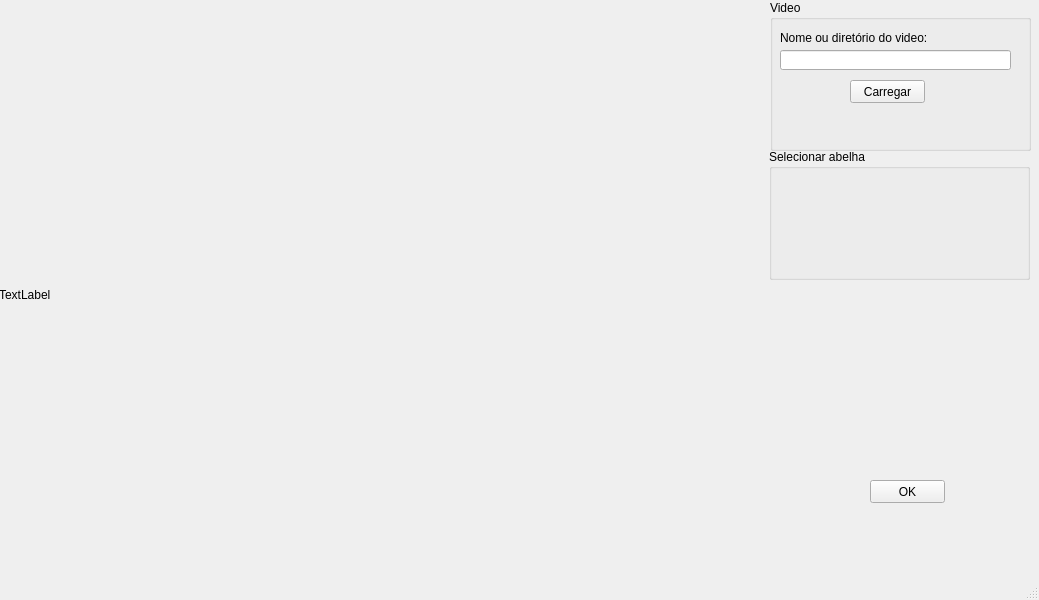
<?xml version="1.0" encoding="UTF-8"?>
<ui version="4.0">
 <class>MainWindow</class>
 <widget class="QMainWindow" name="MainWindow">
  <property name="geometry">
   <rect>
    <x>0</x>
    <y>0</y>
    <width>1039</width>
    <height>600</height>
   </rect>
  </property>
  <property name="windowTitle">
   <string>MainWindow</string>
  </property>
  <widget class="QWidget" name="centralwidget">
   <widget class="QWidget" name="gridLayoutWidget">
    <property name="geometry">
     <rect>
      <x>-1</x>
      <y>-1</y>
      <width>771</width>
      <height>591</height>
     </rect>
    </property>
    <layout class="QGridLayout" name="gridLayout">
     <item row="0" column="1">
      <widget class="QLabel" name="label_3">
       <property name="text">
        <string>TextLabel</string>
       </property>
      </widget>
     </item>
    </layout>
   </widget>
   <widget class="QPushButton" name="pushButton">
    <property name="geometry">
     <rect>
      <x>870</x>
      <y>480</y>
      <width>75</width>
      <height>23</height>
     </rect>
    </property>
    <property name="text">
     <string>OK</string>
    </property>
   </widget>
   <widget class="QGroupBox" name="groupBox">
    <property name="geometry">
     <rect>
      <x>770</x>
      <y>0</y>
      <width>261</width>
      <height>151</height>
     </rect>
    </property>
    <property name="title">
     <string>Video</string>
    </property>
    <widget class="QPushButton" name="pushButton_2">
     <property name="geometry">
      <rect>
       <x>80</x>
       <y>80</y>
       <width>75</width>
       <height>23</height>
      </rect>
     </property>
     <property name="text">
      <string>Carregar</string>
     </property>
    </widget>
    <widget class="QLabel" name="label">
     <property name="geometry">
      <rect>
       <x>10</x>
       <y>30</y>
       <width>221</width>
       <height>16</height>
      </rect>
     </property>
     <property name="text">
      <string>Nome ou diretório do video:</string>
     </property>
    </widget>
    <widget class="QLineEdit" name="lineEdit">
     <property name="geometry">
      <rect>
       <x>10</x>
       <y>50</y>
       <width>231</width>
       <height>20</height>
      </rect>
     </property>
     <property name="text">
      <string/>
     </property>
    </widget>
   </widget>
   <widget class="QGroupBox" name="groupBox_2">
    <property name="geometry">
     <rect>
      <x>769</x>
      <y>149</y>
      <width>261</width>
      <height>131</height>
     </rect>
    </property>
    <property name="title">
     <string>Selecionar abelha</string>
    </property>
   </widget>
  </widget>
  <widget class="QMenuBar" name="menubar">
   <property name="geometry">
    <rect>
     <x>0</x>
     <y>0</y>
     <width>1039</width>
     <height>21</height>
    </rect>
   </property>
  </widget>
  <widget class="QStatusBar" name="statusbar"/>
 </widget>
 <resources/>
 <connections/>
</ui>
